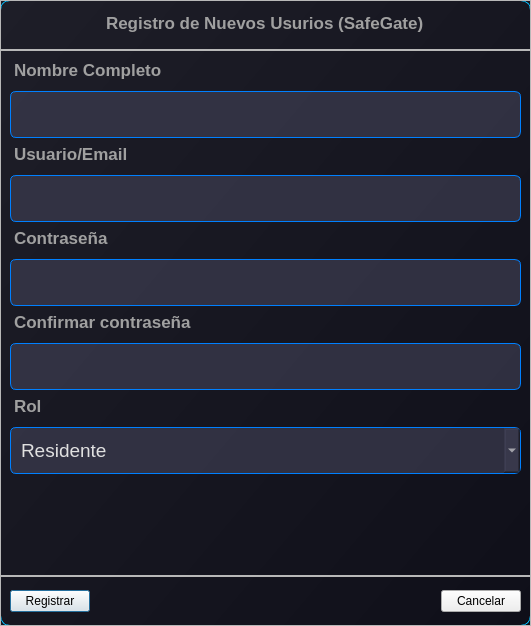
<?xml version="1.0" encoding="UTF-8"?>
<ui version="4.0">
 <class>Dialog</class>
 <widget class="QDialog" name="Dialog">
  <property name="geometry">
   <rect>
    <x>0</x>
    <y>0</y>
    <width>531</width>
    <height>626</height>
   </rect>
  </property>
  <property name="windowTitle">
   <string>Dialog</string>
  </property>
  <property name="styleSheet">
   <string notr="true">QDialog {
    /* FONDO: Degradado oscuro idéntico al Login */
    background-color: qlineargradient(spread:pad, x1:0, y1:0, x2:1, y2:1, stop:0 rgba(30, 30, 40, 255), stop:1 rgba(15, 15, 25, 255));
    border: 1px solid #00c0ff; /* Borde sutil azul eléctrico (igual al Login) */
    border-radius: 10px;
}

/* Título del Diálogo (Idéntico al Login) */
QLabel#lbl_titulo { 
    color: #00e0ff; /* Azul eléctrico brillante */
    font: bold 22pt &quot;Segoe UI&quot;, &quot;Arial&quot;;
    border-bottom: 1px solid #00aaff;
    padding-bottom: 10px;
    margin-bottom: 20px;
    qproperty-alignment: AlignCenter;
}

/* Etiquetas de los campos (Idénticas al Login) */
QLabel {
    color: #a0a0a0; 
    font-size: 13pt;
    font-weight: bold;
    margin-bottom: 5px;
}

/* Campos de entrada (QLineEdit y QComboBox) - Idénticos al Login */
QLineEdit, QComboBox {
    background-color: rgba(60, 60, 80, 0.7); 
    color: #e0e0e0; 
    border: 1px solid #0080ff; 
    padding: 10px;
    border-radius: 6px;
    font-size: 14pt;
    selection-background-color: #00e0ff; 
}

/* Foco en el campo seleccionado */
QLineEdit:focus, QComboBox:focus {
    border: 2px solid #00c0ff; 
    background-color: rgba(70, 70, 90, 0.9); 
}

/* --- ESTILOS DE BOTONES FUNCIONALES (QDialogButtonBox) --- */

/* Estilo base de los botones del diálogo */
QDialogButtonBox QPushButton {
    color: white;
    font: bold 12pt &quot;Segoe UI&quot;;
    padding: 10px 20px;
    border-radius: 8px;
    border: none;
    letter-spacing: 0.8px;
    min-width: 120px;
}

/* 1. Botón REGISTRAR (Aceptación/OK) -&gt; AZUL ELÉCTRICO (Como el botón INGRESAR del Login) */
QDialogButtonBox QPushButton[text=&quot;Registrar&quot;] {
    background-color: qlineargradient(spread:pad, x1:0, y1:0, x2:1, y2:0, stop:0 #0080ff, stop:1 #00c0ff); /* Degradado Azul */
    box-shadow: 0px 5px 10px rgba(0, 192, 255, 0.4); /* Sombra brillante */
    font-weight: bold; /* Destacar más */
}

QDialogButtonBox QPushButton[text=&quot;Registrar&quot;]:hover {
    background-color: qlineargradient(spread:pad, x1:0, y1:0, x2:1, y2:0, stop:0 #00aaff, stop:1 #00ffff);
}

/* 2. Botón CANCELAR (Rechazo/Cancel) -&gt; GRIS SUAVE (Similar al botón REGISTRAR del Login) */
QDialogButtonBox QPushButton[text=&quot;Cancelar&quot;] {
    background-color: qlineargradient(spread:pad, x1:0, y1:0, x2:1, y2:0, stop:0 #606060, stop:1 #808080); /* Degradado Gris */
    color: #e0e0e0;
}

QDialogButtonBox QPushButton[text=&quot;Cancelar&quot;]:hover {
    background-color: qlineargradient(spread:pad, x1:0, y1:0, x2:1, y2:0, stop:0 #707070, stop:1 #909090);
}

/* Etiqueta de error */
QLabel#lbl_error_registro { 
    color: #ff4040; 
    font: bold 12pt &quot;Segoe UI&quot;;
    margin-top: 15px;
    qproperty-alignment: AlignCenter;
}</string>
  </property>
  <layout class="QVBoxLayout" name="verticalLayout" stretch="1,7,1">
   <property name="spacing">
    <number>0</number>
   </property>
   <property name="leftMargin">
    <number>0</number>
   </property>
   <property name="topMargin">
    <number>0</number>
   </property>
   <property name="rightMargin">
    <number>0</number>
   </property>
   <property name="bottomMargin">
    <number>0</number>
   </property>
   <item>
    <widget class="QFrame" name="frame">
     <property name="minimumSize">
      <size>
       <width>0</width>
       <height>50</height>
      </size>
     </property>
     <property name="maximumSize">
      <size>
       <width>16777215</width>
       <height>50</height>
      </size>
     </property>
     <property name="frameShape">
      <enum>QFrame::StyledPanel</enum>
     </property>
     <property name="frameShadow">
      <enum>QFrame::Raised</enum>
     </property>
     <layout class="QHBoxLayout" name="horizontalLayout">
      <item>
       <spacer name="horizontalSpacer">
        <property name="orientation">
         <enum>Qt::Horizontal</enum>
        </property>
        <property name="sizeHint" stdset="0">
         <size>
          <width>111</width>
          <height>20</height>
         </size>
        </property>
       </spacer>
      </item>
      <item>
       <widget class="QLabel" name="label">
        <property name="text">
         <string>Registro de Nuevos Usurios (SafeGate)</string>
        </property>
       </widget>
      </item>
      <item>
       <spacer name="horizontalSpacer_2">
        <property name="orientation">
         <enum>Qt::Horizontal</enum>
        </property>
        <property name="sizeHint" stdset="0">
         <size>
          <width>110</width>
          <height>20</height>
         </size>
        </property>
       </spacer>
      </item>
     </layout>
    </widget>
   </item>
   <item>
    <widget class="QFrame" name="frame_2">
     <property name="frameShape">
      <enum>QFrame::StyledPanel</enum>
     </property>
     <property name="frameShadow">
      <enum>QFrame::Raised</enum>
     </property>
     <layout class="QVBoxLayout" name="verticalLayout_2">
      <item>
       <widget class="QLabel" name="label_2">
        <property name="text">
         <string>Nombre Completo</string>
        </property>
       </widget>
      </item>
      <item>
       <widget class="QLineEdit" name="txt_nombre"/>
      </item>
      <item>
       <widget class="QLabel" name="label_3">
        <property name="text">
         <string>Usuario/Email</string>
        </property>
       </widget>
      </item>
      <item>
       <widget class="QLineEdit" name="txt_usuario"/>
      </item>
      <item>
       <widget class="QLabel" name="label_4">
        <property name="text">
         <string>Contraseña</string>
        </property>
       </widget>
      </item>
      <item>
       <widget class="QLineEdit" name="txt_contrasena"/>
      </item>
      <item>
       <widget class="QLabel" name="label_5">
        <property name="text">
         <string>Confirmar contraseña</string>
        </property>
       </widget>
      </item>
      <item>
       <widget class="QLineEdit" name="txt_confirmar_contrasena"/>
      </item>
      <item>
       <widget class="QLabel" name="label_6">
        <property name="text">
         <string>Rol</string>
        </property>
       </widget>
      </item>
      <item>
       <widget class="QComboBox" name="cmb_rol">
        <item>
         <property name="text">
          <string>Residente</string>
         </property>
        </item>
        <item>
         <property name="text">
          <string>Guardia</string>
         </property>
        </item>
       </widget>
      </item>
      <item>
       <spacer name="verticalSpacer">
        <property name="orientation">
         <enum>Qt::Vertical</enum>
        </property>
        <property name="sizeHint" stdset="0">
         <size>
          <width>20</width>
          <height>2</height>
         </size>
        </property>
       </spacer>
      </item>
      <item>
       <spacer name="horizontalSpacer_3">
        <property name="orientation">
         <enum>Qt::Horizontal</enum>
        </property>
        <property name="sizeHint" stdset="0">
         <size>
          <width>502</width>
          <height>20</height>
         </size>
        </property>
       </spacer>
      </item>
      <item>
       <widget class="QLabel" name="lbl_error_registro">
        <property name="text">
         <string/>
        </property>
       </widget>
      </item>
      <item>
       <spacer name="horizontalSpacer_4">
        <property name="orientation">
         <enum>Qt::Horizontal</enum>
        </property>
        <property name="sizeHint" stdset="0">
         <size>
          <width>502</width>
          <height>20</height>
         </size>
        </property>
       </spacer>
      </item>
     </layout>
    </widget>
   </item>
   <item>
    <widget class="QFrame" name="frame_3">
     <property name="minimumSize">
      <size>
       <width>0</width>
       <height>50</height>
      </size>
     </property>
     <property name="maximumSize">
      <size>
       <width>16777215</width>
       <height>50</height>
      </size>
     </property>
     <property name="frameShape">
      <enum>QFrame::StyledPanel</enum>
     </property>
     <property name="frameShadow">
      <enum>QFrame::Raised</enum>
     </property>
     <layout class="QHBoxLayout" name="horizontalLayout_2">
      <item>
       <widget class="QPushButton" name="btn_registrar">
        <property name="text">
         <string>Registrar</string>
        </property>
       </widget>
      </item>
      <item>
       <spacer name="horizontalSpacer_5">
        <property name="orientation">
         <enum>Qt::Horizontal</enum>
        </property>
        <property name="sizeHint" stdset="0">
         <size>
          <width>305</width>
          <height>20</height>
         </size>
        </property>
       </spacer>
      </item>
      <item>
       <widget class="QPushButton" name="btn_cancelar">
        <property name="text">
         <string>Cancelar</string>
        </property>
       </widget>
      </item>
     </layout>
    </widget>
   </item>
  </layout>
 </widget>
 <resources/>
 <connections/>
</ui>
